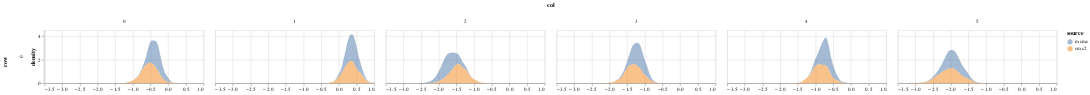

The notebook cell this image was saved under:
### Code cell
param = 'alpha'
df = get_post_df(ps_mcmc[param]) 
df['source'] = 'mcmc'


df3 = get_post_df(ps_smc2[param]) 
df3['source'] = 'smc2'

plot_density(pd.concat([df, df3]), height=100)

### Figure 1 — Vega-Lite specification as saved in the notebook (floating-point values rounded to 4 significant figures; data arrays with more than 128 entries replaced by an {"elided": "..."} marker saying what was removed)
{"config": {"view": {"continuousWidth": 400, "continuousHeight": 300}}, "data": {"name": "data-bad1e741c68bca6cfb8f2bc8a112ccc6"}, "mark": {"type": "area", "opacity": 0.5}, "encoding": {"color": {"type": "nominal", "field": "source"}, "column": {"type": "quantitative", "field": "col"}, "row": {"type": "quantitative", "field": "row"}, "x": {"type": "quantitative", "field": "value", "title": null}, "y": {"type": "quantitative", "field": "density"}}, "height": 100, "resolve": {"scale": {"x": "independent"}}, "transform": [{"fold": ["value"]}, {"density": "value", "groupby": ["cn", "row", "col", "source"]}], "width": 300, "$schema": "https://vega.github.io/schema/vega-lite/v4.8.1.json", "datasets": {"data-bad1e741c68bca6cfb8f2bc8a112ccc6": {"elided": "12000 records"}}}
